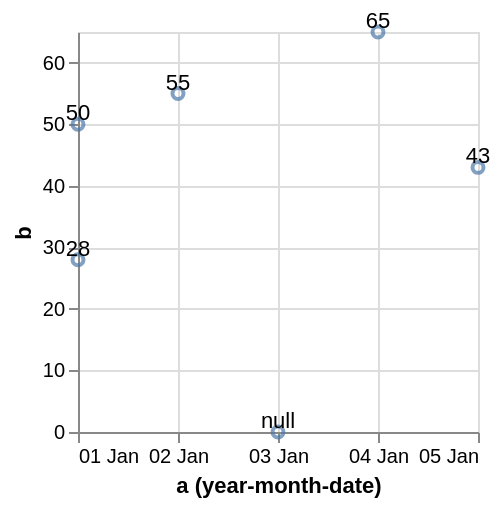

Source (Vega-Lite JSON):
### Vega specification from a JSON file in a GitHub repository (floating-point values rounded to 4 significant figures)
{"$schema": "https://vega.github.io/schema/vega/v5.json", "background": "white", "padding": 5, "width": 200, "height": 200, "style": "cell", "data": [{"name": "source_0", "values": [{"a": "Jan 1, 2000", "b": 28}, {"a": "Jan 2, 2000", "b": 55}, {"a": "Jan 3, 2000", "b": null}, {"a": "Jan 4, 2000", "b": 65}, {"a": "Jan 5, 2000", "b": 43}, {"a": null, "b": 50}]}, {"name": "data_0", "source": "source_0", "transform": [{"type": "formula", "expr": "toDate(datum[\"a\"])", "as": "a"}, {"field": "a", "type": "timeunit", "units": ["year", "month", "date"], "as": ["yearmonthdate_a", "yearmonthdate_a_end"]}]}], "marks": [{"name": "layer_0_marks", "type": "symbol", "style": ["point"], "from": {"data": "data_0"}, "encode": {"update": {"opacity": {"value": 0.7}, "fill": {"value": "transparent"}, "stroke": {"value": "#4c78a8"}, "ariaRoleDescription": {"value": "point"}, "description": {"signal": "\"a (year-month-date): \" + (timeFormat(datum[\"yearmonthdate_a\"], '%d %b')) + \"; b: \" + (format(datum[\"b\"], \"\"))"}, "x": [{"test": "!isValid(datum[\"yearmonthdate_a\"]) || !isFinite(+datum[\"yearmonthdate_a\"])", "signal": "scale('x', domain('x')[0])"}, {"scale": "x", "field": "yearmonthdate_a"}], "y": [{"test": "!isValid(datum[\"b\"]) || !isFinite(+datum[\"b\"])", "scale": "y", "value": 0}, {"scale": "y", "field": "b"}]}}}, {"name": "layer_1_marks", "type": "text", "style": ["text"], "from": {"data": "data_0"}, "encode": {"update": {"baseline": {"value": "bottom"}, "fill": {"value": "black"}, "description": {"signal": "\"a (year-month-date): \" + (timeFormat(datum[\"yearmonthdate_a\"], '%d %b')) + \"; b: \" + (format(datum[\"b\"], \"\"))"}, "x": [{"test": "!isValid(datum[\"yearmonthdate_a\"]) || !isFinite(+datum[\"yearmonthdate_a\"])", "signal": "scale('x', domain('x')[0])"}, {"scale": "x", "field": "yearmonthdate_a"}], "y": [{"test": "!isValid(datum[\"b\"]) || !isFinite(+datum[\"b\"])", "scale": "y", "value": 0}, {"scale": "y", "field": "b"}], "text": {"signal": "format(datum[\"b\"], \"\")"}, "align": {"value": "center"}}}}], "scales": [{"name": "x", "type": "time", "domain": {"data": "data_0", "field": "yearmonthdate_a"}, "range": [0, {"signal": "width"}]}, {"name": "y", "type": "linear", "domain": {"data": "data_0", "field": "b"}, "range": [{"signal": "height"}, 0], "nice": true, "zero": true}], "axes": [{"scale": "x", "orient": "bottom", "gridScale": "y", "grid": true, "tickCount": {"signal": "ceil(width/40)"}, "tickMinStep": {"signal": "datetime(2001, 0, 2, 0, 0, 0, 0) - datetime(2001, 0, 1, 0, 0, 0, 0)"}, "domain": false, "labels": false, "aria": false, "maxExtent": 0, "minExtent": 0, "ticks": false, "zindex": 0}, {"scale": "y", "orient": "left", "gridScale": "x", "grid": true, "tickCount": {"signal": "ceil(height/40)"}, "domain": false, "labels": false, "aria": false, "maxExtent": 0, "minExtent": 0, "ticks": false, "zindex": 0}, {"scale": "x", "orient": "bottom", "grid": false, "title": "a (year-month-date)", "format": "%d %b", "labelFlush": true, "labelOverlap": true, "tickCount": {"signal": "ceil(width/40)"}, "tickMinStep": {"signal": "datetime(2001, 0, 2, 0, 0, 0, 0) - datetime(2001, 0, 1, 0, 0, 0, 0)"}, "zindex": 0}, {"scale": "y", "orient": "left", "grid": false, "title": "b", "labelOverlap": true, "tickCount": {"signal": "ceil(height/40)"}, "zindex": 0}]}
